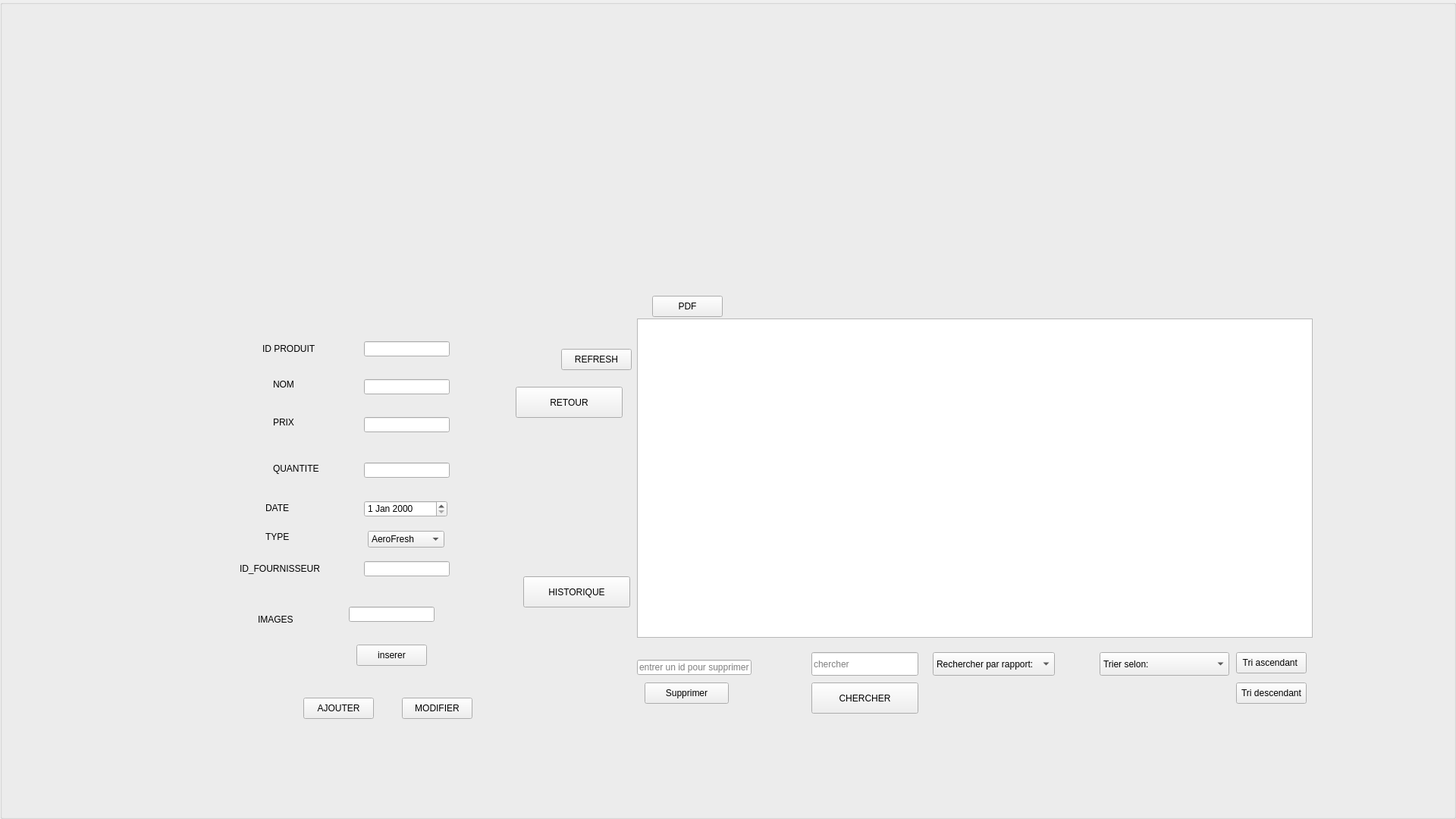
   <widget class="QGroupBox" name="gestion_produit">
    <property name="geometry">
     <rect>
      <x>0</x>
      <y>0</y>
      <width>1920</width>
      <height>1080</height>
     </rect>
    </property>
    <property name="title">
     <string/>
    </property>
    <widget class="QLabel" name="bg">
     <property name="geometry">
      <rect>
       <x>0</x>
       <y>0</y>
       <width>1920</width>
       <height>1080</height>
      </rect>
     </property>
     <property name="text">
      <string/>
     </property>
     <property name="pixmap">
      <pixmap>../../../Documents/gestionqt/gestionqt/x.jpeg</pixmap>
     </property>
    </widget>
    <widget class="QLabel" name="label">
     <property name="geometry">
      <rect>
       <x>346</x>
       <y>450</y>
       <width>71</width>
       <height>20</height>
      </rect>
     </property>
     <property name="text">
      <string>ID PRODUIT</string>
     </property>
    </widget>
    <widget class="QLineEdit" name="ID_PRODUIT">
     <property name="geometry">
      <rect>
       <x>480</x>
       <y>450</y>
       <width>113</width>
       <height>20</height>
      </rect>
     </property>
    </widget>
    <widget class="QLabel" name="label_2">
     <property name="geometry">
      <rect>
       <x>360</x>
       <y>500</y>
       <width>47</width>
       <height>14</height>
      </rect>
     </property>
     <property name="text">
      <string>NOM</string>
     </property>
    </widget>
    <widget class="QLineEdit" name="NOM">
     <property name="geometry">
      <rect>
       <x>480</x>
       <y>500</y>
       <width>113</width>
       <height>20</height>
      </rect>
     </property>
    </widget>
    <widget class="QLabel" name="label_3">
     <property name="geometry">
      <rect>
       <x>360</x>
       <y>550</y>
       <width>47</width>
       <height>14</height>
      </rect>
     </property>
     <property name="text">
      <string>PRIX</string>
     </property>
    </widget>
    <widget class="QLineEdit" name="PRIX">
     <property name="geometry">
      <rect>
       <x>480</x>
       <y>550</y>
       <width>113</width>
       <height>20</height>
      </rect>
     </property>
    </widget>
    <widget class="QLabel" name="label_4">
     <property name="geometry">
      <rect>
       <x>360</x>
       <y>610</y>
       <width>101</width>
       <height>16</height>
      </rect>
     </property>
     <property name="text">
      <string>QUANTITE</string>
     </property>
    </widget>
    <widget class="QLineEdit" name="QUANTITE">
     <property name="geometry">
      <rect>
       <x>480</x>
       <y>610</y>
       <width>113</width>
       <height>20</height>
      </rect>
     </property>
    </widget>
    <widget class="QLabel" name="label_5">
     <property name="geometry">
      <rect>
       <x>340</x>
       <y>810</y>
       <width>47</width>
       <height>14</height>
      </rect>
     </property>
     <property name="text">
      <string>IMAGES</string>
     </property>
    </widget>
    <widget class="QLineEdit" name="IMAGES">
     <property name="geometry">
      <rect>
       <x>460</x>
       <y>800</y>
       <width>113</width>
       <height>20</height>
      </rect>
     </property>
    </widget>
    <widget class="QDateEdit" name="DATE">
     <property name="geometry">
      <rect>
       <x>480</x>
       <y>660</y>
       <width>110</width>
       <height>22</height>
      </rect>
     </property>
    </widget>
    <widget class="QLabel" name="label_6">
     <property name="geometry">
      <rect>
       <x>350</x>
       <y>660</y>
       <width>61</width>
       <height>20</height>
      </rect>
     </property>
     <property name="text">
      <string>DATE</string>
     </property>
    </widget>
    <widget class="QComboBox" name="TYPE">
     <property name="geometry">
      <rect>
       <x>485</x>
       <y>700</y>
       <width>101</width>
       <height>22</height>
      </rect>
     </property>
     <item>
      <property name="text">
       <string>AeroFresh</string>
      </property>
     </item>
     <item>
      <property name="text">
       <string>FlexiCleaner</string>
      </property>
     </item>
     <item>
      <property name="text">
       <string>EcoSpray</string>
      </property>
     </item>
    </widget>
    <widget class="QLabel" name="label_7">
     <property name="geometry">
      <rect>
       <x>350</x>
       <y>700</y>
       <width>71</width>
       <height>16</height>
      </rect>
     </property>
     <property name="text">
      <string>TYPE</string>
     </property>
    </widget>
    <widget class="QLabel" name="label_8">
     <property name="geometry">
      <rect>
       <x>316</x>
       <y>740</y>
       <width>111</width>
       <height>20</height>
      </rect>
     </property>
     <property name="text">
      <string>ID_FOURNISSEUR</string>
     </property>
    </widget>
    <widget class="QLineEdit" name="ID_FOURNISSEUR">
     <property name="geometry">
      <rect>
       <x>480</x>
       <y>740</y>
       <width>113</width>
       <height>20</height>
      </rect>
     </property>
    </widget>
    <widget class="QPushButton" name="AJOUTER">
     <property name="geometry">
      <rect>
       <x>400</x>
       <y>920</y>
       <width>93</width>
       <height>28</height>
      </rect>
     </property>
     <property name="text">
      <string>AJOUTER</string>
     </property>
    </widget>
    <widget class="QPushButton" name="modifier">
     <property name="geometry">
      <rect>
       <x>530</x>
       <y>920</y>
       <width>93</width>
       <height>28</height>
      </rect>
     </property>
     <property name="text">
      <string>MODIFIER</string>
     </property>
    </widget>
    <widget class="QTableView" name="tableView">
     <property name="geometry">
      <rect>
       <x>840</x>
       <y>420</y>
       <width>891</width>
       <height>421</height>
      </rect>
     </property>
    </widget>
    <widget class="QPushButton" name="bt_supprimer">
     <property name="geometry">
      <rect>
       <x>850</x>
       <y>900</y>
       <width>111</width>
       <height>28</height>
      </rect>
     </property>
     <property name="text">
      <string>Supprimer</string>
     </property>
    </widget>
    <widget class="QLineEdit" name="line_supprimer">
     <property name="geometry">
      <rect>
       <x>840</x>
       <y>870</y>
       <width>151</width>
       <height>20</height>
      </rect>
     </property>
     <property name="placeholderText">
      <string>entrer un id pour supprimer</string>
     </property>
    </widget>
    <widget class="QPushButton" name="REFRESH">
     <property name="geometry">
      <rect>
       <x>740</x>
       <y>460</y>
       <width>93</width>
       <height>28</height>
      </rect>
     </property>
     <property name="text">
      <string>REFRESH</string>
     </property>
    </widget>
    <widget class="QComboBox" name="combo_chercher">
     <property name="geometry">
      <rect>
       <x>1230</x>
       <y>860</y>
       <width>161</width>
       <height>31</height>
      </rect>
     </property>
     <item>
      <property name="text">
       <string>Rechercher par rapport:</string>
      </property>
     </item>
     <item>
      <property name="text">
       <string>TYPE PRODUIT</string>
      </property>
     </item>
     <item>
      <property name="text">
       <string>ID</string>
      </property>
     </item>
     <item>
      <property name="text">
       <string>NOM</string>
      </property>
     </item>
    </widget>
    <widget class="QComboBox" name="combo_tri">
     <property name="geometry">
      <rect>
       <x>1450</x>
       <y>860</y>
       <width>171</width>
       <height>31</height>
      </rect>
     </property>
     <item>
      <property name="text">
       <string>Trier selon:</string>
      </property>
     </item>
     <item>
      <property name="text">
       <string>ID</string>
      </property>
     </item>
     <item>
      <property name="text">
       <string>NOM</string>
      </property>
     </item>
     <item>
      <property name="text">
       <string>PRIX</string>
      </property>
     </item>
     <item>
      <property name="text">
       <string>QUANTITE</string>
      </property>
     </item>
     <item>
      <property name="text">
       <string>DATE_DE_VALIDITE</string>
      </property>
     </item>
    </widget>
    <widget class="QLineEdit" name="chercher">
     <property name="geometry">
      <rect>
       <x>1070</x>
       <y>860</y>
       <width>141</width>
       <height>31</height>
      </rect>
     </property>
     <property name="placeholderText">
      <string>chercher</string>
     </property>
    </widget>
    <widget class="QPushButton" name="PDF">
     <property name="geometry">
      <rect>
       <x>860</x>
       <y>390</y>
       <width>93</width>
       <height>28</height>
      </rect>
     </property>
     <property name="text">
      <string>PDF</string>
     </property>
    </widget>
    <widget class="QLabel" name="stat">
     <property name="geometry">
      <rect>
       <x>790</x>
       <y>60</y>
       <width>561</width>
       <height>301</height>
      </rect>
     </property>
     <property name="text">
      <string/>
     </property>
    </widget>
    <widget class="QPushButton" name="b1">
     <property name="geometry">
      <rect>
       <x>1630</x>
       <y>860</y>
       <width>93</width>
       <height>28</height>
      </rect>
     </property>
     <property name="text">
      <string>Tri ascendant </string>
     </property>
    </widget>
    <widget class="QPushButton" name="b2">
     <property name="geometry">
      <rect>
       <x>1630</x>
       <y>900</y>
       <width>93</width>
       <height>28</height>
      </rect>
     </property>
     <property name="text">
      <string>Tri descendant</string>
     </property>
    </widget>
    <widget class="QPushButton" name="bt_chercher">
     <property name="geometry">
      <rect>
       <x>1070</x>
       <y>900</y>
       <width>141</width>
       <height>41</height>
      </rect>
     </property>
     <property name="text">
      <string>CHERCHER</string>
     </property>
    </widget>
    <widget class="QPushButton" name="bt_inserer">
     <property name="geometry">
      <rect>
       <x>470</x>
       <y>850</y>
       <width>93</width>
       <height>28</height>
      </rect>
     </property>
     <property name="text">
      <string>inserer</string>
     </property>
    </widget>
    <widget class="QLabel" name="image">
     <property name="geometry">
      <rect>
       <x>610</x>
       <y>730</y>
       <width>191</width>
       <height>161</height>
      </rect>
     </property>
     <property name="text">
      <string/>
     </property>
    </widget>
    <widget class="QPushButton" name="Retour_2">
     <property name="geometry">
      <rect>
       <x>690</x>
       <y>760</y>
       <width>141</width>
       <height>41</height>
      </rect>
     </property>
     <property name="text">
      <string>HISTORIQUE</string>
     </property>
    </widget>
    <widget class="QPushButton" name="Retour_7">
     <property name="geometry">
      <rect>
       <x>680</x>
       <y>510</y>
       <width>141</width>
       <height>41</height>
      </rect>
     </property>
     <property name="text">
      <string>RETOUR</string>
     </property>
    </widget>
   </widget>
